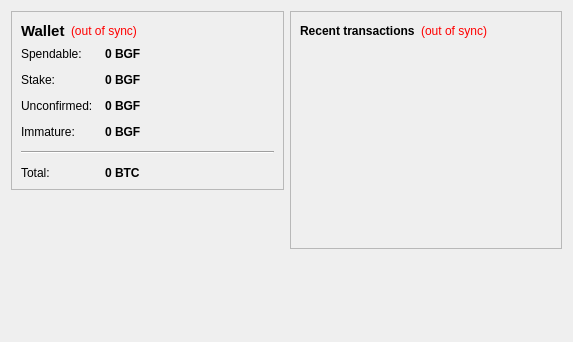
<?xml version="1.0" encoding="UTF-8"?>
<ui version="4.0">
 <class>OverviewPage</class>
 <widget class="QWidget" name="OverviewPage">
  <property name="geometry">
   <rect>
    <x>0</x>
    <y>0</y>
    <width>573</width>
    <height>342</height>
   </rect>
  </property>
  <property name="windowTitle">
   <string>Form</string>
  </property>
  <layout class="QHBoxLayout" name="horizontalLayout" stretch="1,1">
   <item>
    <layout class="QVBoxLayout" name="verticalLayout_2">
     <item>
      <widget class="QFrame" name="frame">
       <property name="frameShape">
        <enum>QFrame::StyledPanel</enum>
       </property>
       <property name="frameShadow">
        <enum>QFrame::Raised</enum>
       </property>
       <layout class="QVBoxLayout" name="verticalLayout_4">
        <item>
         <layout class="QHBoxLayout" name="horizontalLayout_4">
          <item>
           <widget class="QLabel" name="label_5">
            <property name="font">
             <font>
              <pointsize>11</pointsize>
              <weight>75</weight>
              <bold>true</bold>
             </font>
            </property>
            <property name="text">
             <string>Wallet</string>
            </property>
           </widget>
          </item>
          <item>
           <widget class="QLabel" name="labelWalletStatus">
            <property name="toolTip">
             <string>The displayed information may be out of date. Your wallet automatically synchronizes with the BiGGoldFishCoin network after a connection is established, but this process has not completed yet.</string>
            </property>
            <property name="styleSheet">
             <string notr="true">QLabel { color: red; }</string>
            </property>
            <property name="text">
             <string notr="true">(out of sync)</string>
            </property>
            <property name="alignment">
             <set>Qt::AlignLeading|Qt::AlignLeft|Qt::AlignVCenter</set>
            </property>
           </widget>
          </item>
          <item>
           <spacer name="horizontalSpacer_2">
            <property name="orientation">
             <enum>Qt::Horizontal</enum>
            </property>
            <property name="sizeHint" stdset="0">
             <size>
              <width>40</width>
              <height>20</height>
             </size>
            </property>
           </spacer>
          </item>
         </layout>
        </item>
        <item>
         <layout class="QFormLayout" name="formLayout_2">
          <property name="fieldGrowthPolicy">
           <enum>QFormLayout::AllNonFixedFieldsGrow</enum>
          </property>
          <property name="horizontalSpacing">
           <number>12</number>
          </property>
          <property name="verticalSpacing">
           <number>12</number>
          </property>
          <item row="0" column="0">
           <widget class="QLabel" name="label">
            <property name="text">
             <string>Spendable:</string>
            </property>
           </widget>
          </item>
          <item row="0" column="1">
           <widget class="QLabel" name="labelBalance">
            <property name="font">
             <font>
              <weight>75</weight>
              <bold>true</bold>
             </font>
            </property>
            <property name="cursor">
             <cursorShape>IBeamCursor</cursorShape>
            </property>
            <property name="toolTip">
             <string>Your current spendable balance</string>
            </property>
            <property name="text">
             <string notr="true">0 BGF</string>
            </property>
            <property name="textInteractionFlags">
             <set>Qt::LinksAccessibleByMouse|Qt::TextSelectableByKeyboard|Qt::TextSelectableByMouse</set>
            </property>
           </widget>
          </item>
          <item row="1" column="0">
           <widget class="QLabel" name="label_6">
            <property name="text">
             <string>Stake:</string>
            </property>
           </widget>
          </item>
          <item row="1" column="1">
           <widget class="QLabel" name="labelStake">
            <property name="font">
             <font>
              <weight>75</weight>
              <bold>true</bold>
             </font>
            </property>
            <property name="cursor">
             <cursorShape>IBeamCursor</cursorShape>
            </property>
            <property name="toolTip">
             <string>Total of coins that was staked, and do not yet count toward the current balance</string>
            </property>
            <property name="text">
             <string notr="true">0 BGF</string>
            </property>
            <property name="textInteractionFlags">
             <set>Qt::LinksAccessibleByMouse|Qt::TextSelectableByKeyboard|Qt::TextSelectableByMouse</set>
            </property>
           </widget>
          </item>
          <item row="2" column="0">
           <widget class="QLabel" name="label_3">
            <property name="text">
             <string>Unconfirmed:</string>
            </property>
           </widget>
          </item>
          <item row="2" column="1">
           <widget class="QLabel" name="labelUnconfirmed">
            <property name="font">
             <font>
              <weight>75</weight>
              <bold>true</bold>
             </font>
            </property>
            <property name="cursor">
             <cursorShape>IBeamCursor</cursorShape>
            </property>
            <property name="toolTip">
             <string>Total of transactions that have yet to be confirmed, and do not yet count toward the current balance</string>
            </property>
            <property name="text">
             <string notr="true">0 BGF</string>
            </property>
            <property name="textInteractionFlags">
             <set>Qt::LinksAccessibleByMouse|Qt::TextSelectableByKeyboard|Qt::TextSelectableByMouse</set>
            </property>
           </widget>
          </item>
          <item row="3" column="0">
           <widget class="QLabel" name="labelImmatureText">
            <property name="text">
             <string>Immature:</string>
            </property>
           </widget>
          </item>
          <item row="3" column="1">
           <widget class="QLabel" name="labelImmature">
            <property name="font">
             <font>
              <weight>75</weight>
              <bold>true</bold>
             </font>
            </property>
            <property name="toolTip">
             <string>Mined balance that has not yet matured</string>
            </property>
            <property name="text">
             <string notr="true">0 BGF</string>
            </property>
            <property name="textInteractionFlags">
             <set>Qt::LinksAccessibleByMouse|Qt::TextSelectableByKeyboard|Qt::TextSelectableByMouse</set>
            </property>
           </widget>
          </item>
          <item row="4" column="0" colspan="2">
           <widget class="Line" name="line">
            <property name="orientation">
             <enum>Qt::Horizontal</enum>
            </property>
           </widget>
          </item>
          <item row="5" column="0">
           <widget class="QLabel" name="labelTotalText">
            <property name="text">
             <string>Total:</string>
            </property>
           </widget>
          </item>
          <item row="5" column="1">
           <widget class="QLabel" name="labelTotal">
            <property name="font">
             <font>
              <weight>75</weight>
              <bold>true</bold>
             </font>
            </property>
            <property name="cursor">
             <cursorShape>IBeamCursor</cursorShape>
            </property>
            <property name="toolTip">
             <string>Your current total balance</string>
            </property>
            <property name="text">
             <string notr="true">0 BTC</string>
            </property>
            <property name="textInteractionFlags">
             <set>Qt::LinksAccessibleByMouse|Qt::TextSelectableByKeyboard|Qt::TextSelectableByMouse</set>
            </property>
           </widget>
          </item>
         </layout>
        </item>
       </layout>
      </widget>
     </item>
     <item>
      <spacer name="verticalSpacer">
       <property name="orientation">
        <enum>Qt::Vertical</enum>
       </property>
       <property name="sizeHint" stdset="0">
        <size>
         <width>20</width>
         <height>40</height>
        </size>
       </property>
      </spacer>
     </item>
    </layout>
   </item>
   <item>
    <layout class="QVBoxLayout" name="verticalLayout_3">
     <item>
      <widget class="QFrame" name="frame_2">
       <property name="frameShape">
        <enum>QFrame::StyledPanel</enum>
       </property>
       <property name="frameShadow">
        <enum>QFrame::Raised</enum>
       </property>
       <layout class="QVBoxLayout" name="verticalLayout">
        <item>
         <layout class="QHBoxLayout" name="horizontalLayout_2">
          <item>
           <widget class="QLabel" name="label_4">
            <property name="text">
             <string>&lt;b&gt;Recent transactions&lt;/b&gt;</string>
            </property>
           </widget>
          </item>
          <item>
           <widget class="QLabel" name="labelTransactionsStatus">
            <property name="toolTip">
             <string>The displayed information may be out of date. Your wallet automatically synchronizes with the BiGGoldFishCoin network after a connection is established, but this process has not completed yet.</string>
            </property>
            <property name="styleSheet">
             <string notr="true">QLabel { color: red; }</string>
            </property>
            <property name="text">
             <string notr="true">(out of sync)</string>
            </property>
            <property name="alignment">
             <set>Qt::AlignRight|Qt::AlignTrailing|Qt::AlignVCenter</set>
            </property>
           </widget>
          </item>
          <item>
           <spacer name="horizontalSpacer">
            <property name="orientation">
             <enum>Qt::Horizontal</enum>
            </property>
            <property name="sizeHint" stdset="0">
             <size>
              <width>40</width>
              <height>20</height>
             </size>
            </property>
           </spacer>
          </item>
         </layout>
        </item>
        <item>
         <widget class="QListView" name="listTransactions">
          <property name="styleSheet">
           <string notr="true">QListView { background: transparent; }</string>
          </property>
          <property name="frameShape">
           <enum>QFrame::NoFrame</enum>
          </property>
          <property name="verticalScrollBarPolicy">
           <enum>Qt::ScrollBarAlwaysOff</enum>
          </property>
          <property name="horizontalScrollBarPolicy">
           <enum>Qt::ScrollBarAlwaysOff</enum>
          </property>
          <property name="selectionMode">
           <enum>QAbstractItemView::NoSelection</enum>
          </property>
         </widget>
        </item>
       </layout>
      </widget>
     </item>
     <item>
      <spacer name="verticalSpacer_2">
       <property name="orientation">
        <enum>Qt::Vertical</enum>
       </property>
       <property name="sizeHint" stdset="0">
        <size>
         <width>20</width>
         <height>40</height>
        </size>
       </property>
      </spacer>
     </item>
    </layout>
   </item>
  </layout>
 </widget>
 <resources/>
 <connections/>
</ui>
